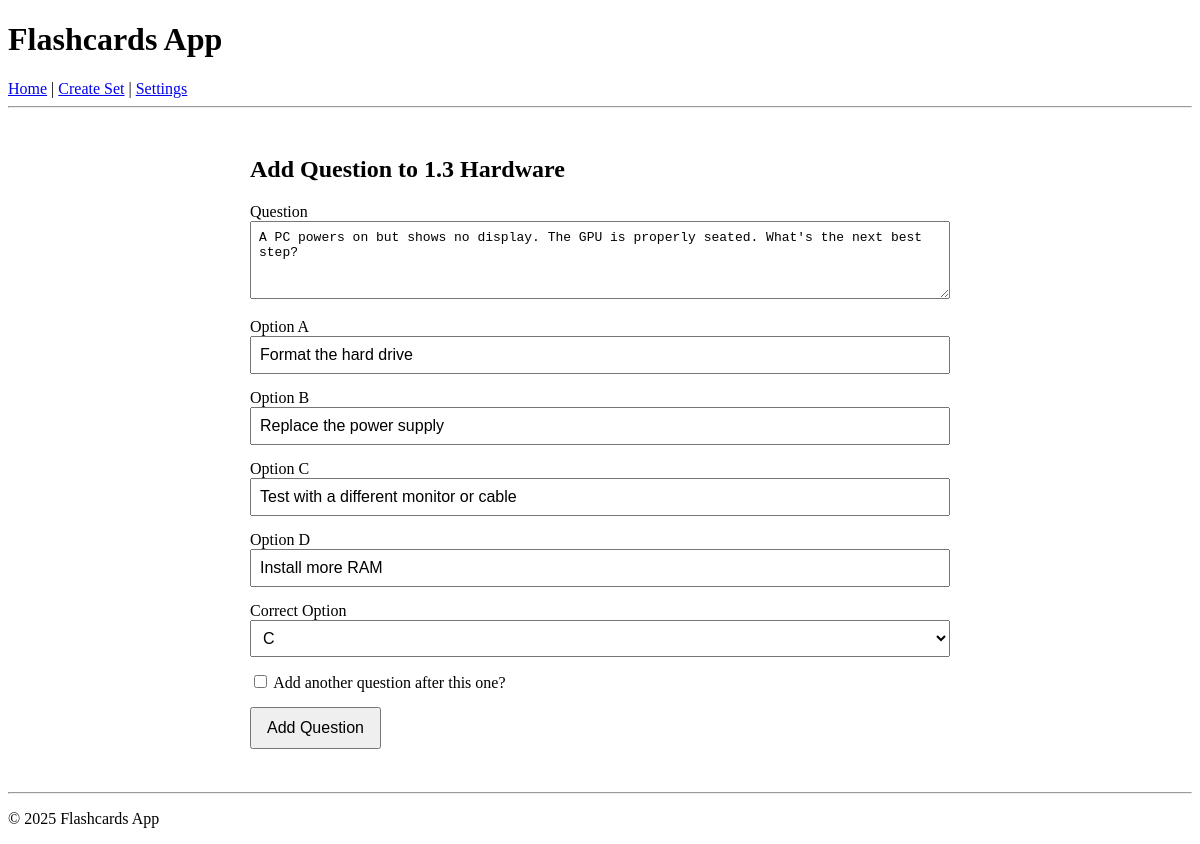
The page /question/7/edit on the database its author committed.
### models.py (models this page shows)
class FlashcardSet(db.Model):
    id = db.Column(db.Integer, primary_key=True)
    title = db.Column(db.String(100), nullable=False)
    questions = db.relationship('Question', backref='set', cascade="all, delete-orphan")

class Question(db.Model):
    id = db.Column(db.Integer, primary_key=True)
    set_id = db.Column(db.Integer, db.ForeignKey('flashcard_set.id'), nullable=False)
    question_text = db.Column(db.String(200), nullable=False)
    option_a = db.Column(db.String(100), nullable=False)
    option_b = db.Column(db.String(100), nullable=False)
    option_c = db.Column(db.String(100), nullable=False)
    option_d = db.Column(db.String(100), nullable=False)
    correct_option = db.Column(db.String(1), nullable=False)  # 'A', 'B', 'C', 'D'

### app.py (the view, shortened to what this page needs)
@app.route('/question/<int:question_id>/edit', methods=['GET','POST'])
def edit_question(question_id):
    question = Question.query.get_or_404(question_id)
    form = QuestionForm(obj=question)
    return render_template('add_question.html', form=form, set=question.set, edit=True)

### forms.py
class QuestionForm(FlaskForm):
    question_text = TextAreaField('Question', validators=[DataRequired()])
    option_a = StringField('Option A', validators=[DataRequired()])
    option_b = StringField('Option B', validators=[DataRequired()])
    option_c = StringField('Option C', validators=[DataRequired()])
    option_d = StringField('Option D', validators=[DataRequired()])
    correct_option = SelectField('Correct Option', choices=[('A','A'),('B','B'),('C','C'),('D','D')], validators=[DataRequired()])
    continue_adding = BooleanField('Add another question after this one?')
    submit = SubmitField('Add Question')

### templates/add_question.html (shortened to what this page needs)
{% extends 'base.html' %}
{% block content %}
<h2>Add Question to {{ set.title }}</h2>
<form method="POST" class="question-form">
    <div class="form-group">
        {{ form.question_text.label }}
        {{ form.question_text(rows=4, class="form-control") }}
    </div>
    <div class="form-group">
        {{ form.option_a.label }}
        {{ form.option_a(class="form-control") }}
    </div>
    <div class="form-group">
        {{ form.option_b.label }}
        {{ form.option_b(class="form-control") }}
    </div>
    <div class="form-group">
        {{ form.option_c.label }}
        {{ form.option_c(class="form-control") }}
    </div>
    <div class="form-group">
        {{ form.option_d.label }}
        {{ form.option_d(class="form-control") }}
    </div>
    <div class="form-group">
        {{ form.correct_option.label }}
        {{ form.correct_option(class="form-control") }}
    </div>
    <div class="form-group">
        {{ form.continue_adding() }}
        {{ form.continue_adding.label }}
    </div>
    <div class="form-group">
        {{ form.submit(class="btn btn-primary") }}
    </div>
</form>
{% endblock %}

### static/style.css (style rules this page uses)
h2 { margin-bottom: 20px; }
.form-group { margin-bottom: 15px; }
input[type="text"], textarea, select { width: 100%; padding: 8px; font-size: 1em; box-sizing: border-box; }
button, input[type="submit"] { padding: 10px 15px; font-size: 1em; cursor: pointer; }

### rows shown on the page
FlashcardSet: title "1.3 Hardware"
Question: question_text "A PC powers on but shows no display. The GPU is properly seated. What's the next best step?", option_a "Format the hard drive", option_b "Replace the power supply", option_c "Test with a different monitor or cable", option_d "Install more RAM", correct_option "C"
